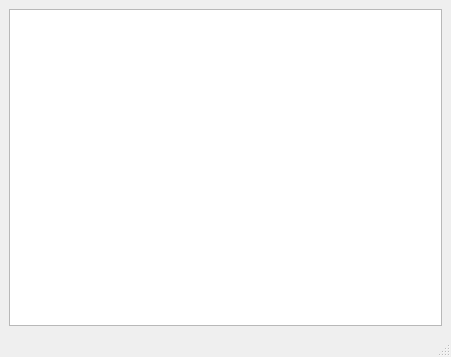
<ui version="4.0" >
 <class>MainWindow</class>
 <widget class="QMainWindow" name="MainWindow" >
  <property name="geometry" >
   <rect>
    <x>0</x>
    <y>0</y>
    <width>451</width>
    <height>357</height>
   </rect>
  </property>
  <property name="windowTitle" >
   <string>Figure</string>
  </property>
  <widget class="QWidget" name="centralwidget" >
   <layout class="QVBoxLayout" >
    <item>
     <widget class="QGraphicsView" name="view" />
    </item>
   </layout>
  </widget>
  <widget class="QMenuBar" name="menubar" >
   <property name="geometry" >
    <rect>
     <x>0</x>
     <y>0</y>
     <width>451</width>
     <height>31</height>
    </rect>
   </property>
  </widget>
  <widget class="QStatusBar" name="statusbar" />
 </widget>
 <resources/>
 <connections/>
</ui>
